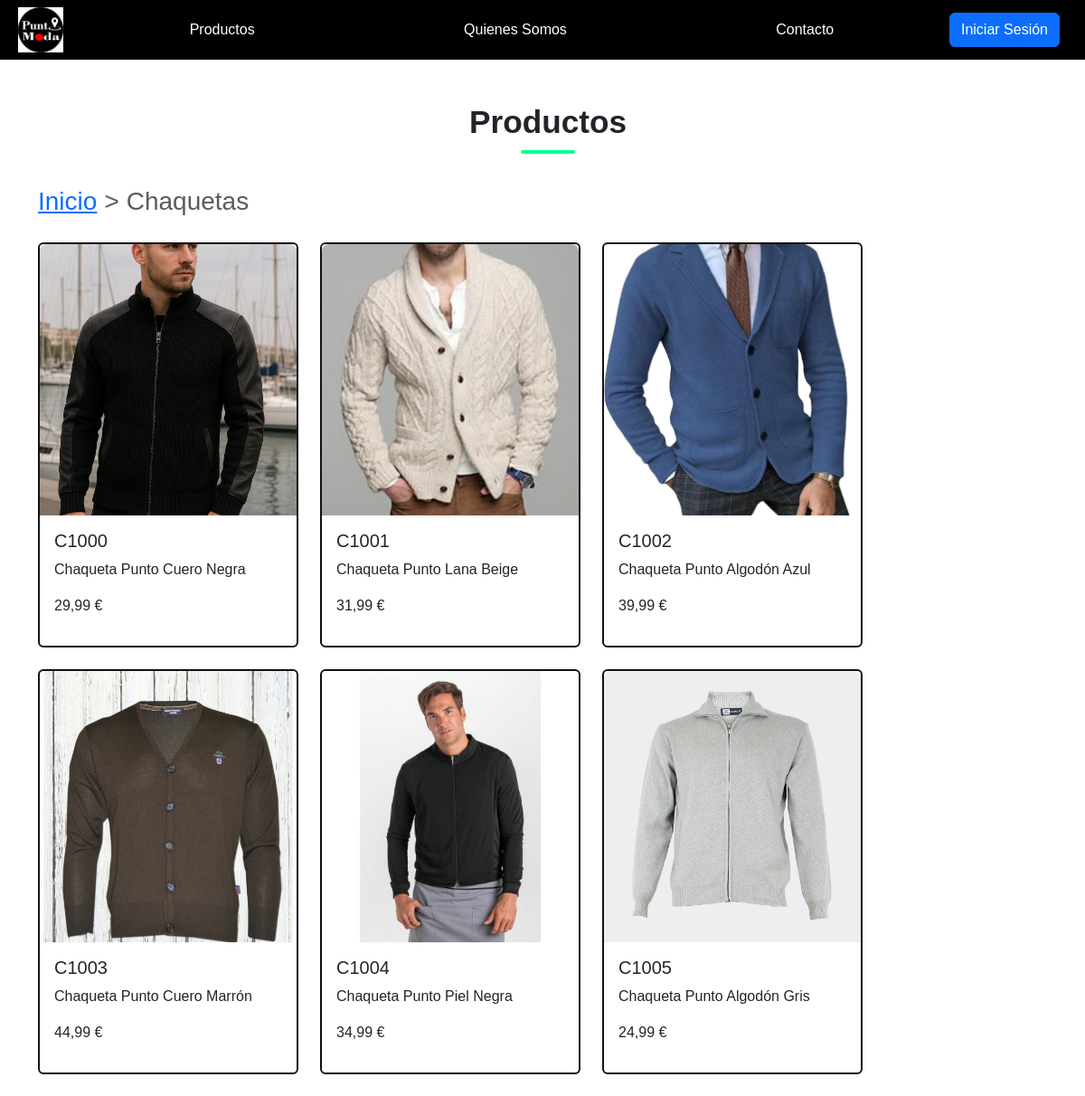
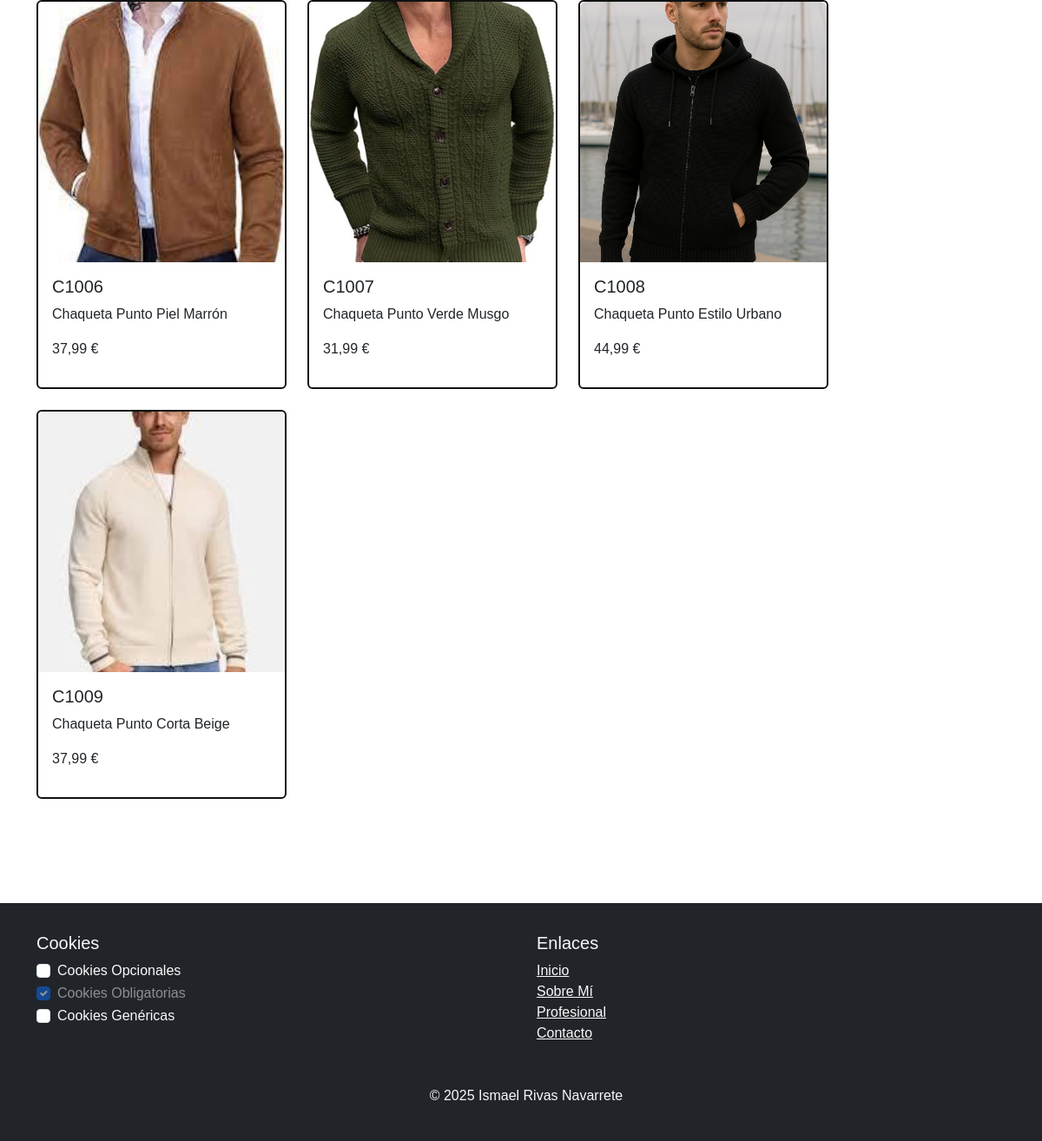
Page /chaquetas.php on the committed database (2 pictures, top to bottom).
### tables this page shows
CREATE TABLE IF NOT EXISTS Productos (
    cod_producto CHAR(5) PRIMARY KEY,
    nombre VARCHAR(40) NOT NULL,
    modelo MEDIUMINT NOT NULL,
    descripcion TEXT,
    imagen VARCHAR(255),
    precio DECIMAL(5,2),
    CIF VARCHAR(9) NOT NULL, 
    FOREIGN KEY (CIF) REFERENCES Proveedores(CIF) ON UPDATE CASCADE ON DELETE RESTRICT
);

### www/chaquetas.php (the view, shortened to what this page needs)
<?php
$conexionBaseDatos = Conexion::conexionBD();
$busqueda = 'C%';
$consultaProducto = $conexionBaseDatos->prepare("SELECT cod_producto, nombre, modelo, descripcion, imagen, REPLACE(FORMAT(precio, 2), '.', ',') AS precio, CIF FROM Productos WHERE cod_producto like ?");
$consultaProducto->bind_param("s", $busqueda);
$consultaProducto->execute();
$resultado = $consultaProducto->get_result();
?>
<!DOCTYPE html>
<html lang="es">
<head>
    <link rel="stylesheet" href="https://cdn.jsdelivr.net/npm/bootstrap@5.3.3/dist/css/bootstrap.min.css">
    <link rel="stylesheet" href="css/styles.css">
    <link rel="stylesheet" href="css/estiloJerseysChaquetas.css">
</head>
<body>
    <?php include 'php/navbar.php'; ?>
    <main class="container my-5">
        <h2 class="section-title">Productos</h2>
        <nav style="--bs-breadcrumb-divider: '>';" aria-label="breadcrumb">
            <ol class="breadcrumb">
                <li class="breadcrumb-item"><a href="index.php">Inicio</a></li>
                <li class="breadcrumb-item active" aria-current="page">Chaquetas</li>
            </ol>
        </nav>
        <div class="d-flex flex-wrap gap-4 justify-content-start my-4">
            <?php while ($producto = $resultado->fetch_assoc()) {
            ?>
                <div class="card" style="width: 18rem;">
                    <img src="<?php echo htmlspecialchars($producto['imagen']); ?>" class="card-img-top" alt="Imagen del producto">
                    <div class="card-body">
                        <h5 class="card-title"><?php echo htmlspecialchars($producto['cod_producto']); ?></h5>
                        <p class="card-text"><?php echo htmlspecialchars($producto['nombre']); ?></p>
                        <p class="card-text"><?php echo htmlspecialchars($producto['precio']). " €"; ?></p>
                    </div>
                </div>
            <?php } ?>
        </div>
    </main>
    <?php include 'php/footer.php'; ?>
</body>
</html>

### www/css/styles.css (style rules this page uses)
html, body { height: 100%; margin: 0; padding: 0; }
body { display: flex; flex-direction: column; font-family: Arial, sans-serif; }
main { flex: 1; }
.container { margin-top: 10px; padding-right: 0 !important; }
.breadcrumb { font-size: 1.75rem; }
.card { border: 2px solid #111 }
.card-img-top { width: 100%; height: 300px; object-fit: cover; border-radius: 8px 8px 0 0; }

### www/css/estiloJerseysChaquetas.css (style rules this page uses)
.section-title, .providers-title { font-size: 2.2rem; font-weight: 700; color: #212529; text-align: center; margin-bottom: 2rem; position: relative; }
.section-title::after, .providers-title::after { content: ""; display: block; width: 60px; height: 4px; background-color: #0dfd91; margin: 10px auto 0; border-radius: 2px; }
.card { border: 2px solid #111; transition: box-shadow 0.3s ease, border 0.3s ease; }

### rows in the picture
productos: imagen (picture), cod_producto "C1000", nombre "Chaqueta Punto Cuero Negra", precio "29,99"
productos: imagen (picture), cod_producto "C1001", nombre "Chaqueta Punto Lana Beige", precio "31,99"
productos: imagen (picture), cod_producto "C1002", nombre "Chaqueta Punto Algodón Azul", precio "39,99"
productos: imagen (picture), cod_producto "C1003", nombre "Chaqueta Punto Cuero Marrón", precio "44,99"
productos: imagen (picture), cod_producto "C1004", nombre "Chaqueta Punto Piel Negra", precio "34,99"
productos: imagen (picture), cod_producto "C1005", nombre "Chaqueta Punto Algodón Gris", precio "24,99"
productos: imagen (picture), cod_producto "C1006", nombre "Chaqueta Punto Piel Marrón", precio "37,99"
productos: imagen (picture), cod_producto "C1007", nombre "Chaqueta Punto Verde Musgo", precio "31,99"
productos: imagen (picture), cod_producto "C1008", nombre "Chaqueta Punto Estilo Urbano", precio "44,99"
productos: imagen (picture), cod_producto "C1009", nombre "Chaqueta Punto Corta Beige", precio "37,99"
